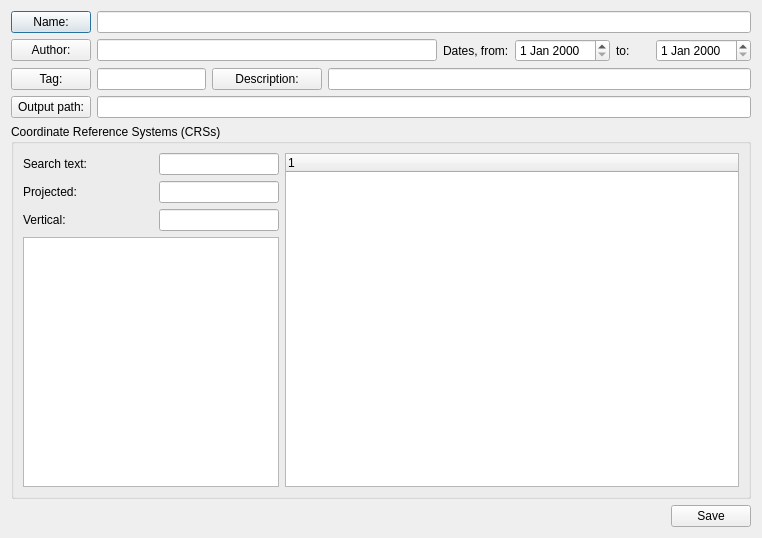
<?xml version="1.0" encoding="UTF-8"?>
<ui version="4.0">
 <class>ProjectDefinitionDialog</class>
 <widget class="QDialog" name="ProjectDefinitionDialog">
  <property name="geometry">
   <rect>
    <x>0</x>
    <y>0</y>
    <width>762</width>
    <height>538</height>
   </rect>
  </property>
  <property name="windowTitle">
   <string>Project definition</string>
  </property>
  <layout class="QGridLayout" name="gridLayout_4">
   <item row="0" column="0">
    <layout class="QGridLayout" name="gridLayout">
     <item row="0" column="0">
      <widget class="QPushButton" name="namePushButton">
       <property name="text">
        <string>Name:</string>
       </property>
      </widget>
     </item>
     <item row="0" column="1" colspan="7">
      <widget class="QLineEdit" name="nameLineEdit">
       <property name="readOnly">
        <bool>true</bool>
       </property>
      </widget>
     </item>
     <item row="1" column="0">
      <widget class="QPushButton" name="authorPushButton">
       <property name="text">
        <string>Author:</string>
       </property>
      </widget>
     </item>
     <item row="1" column="1" colspan="3">
      <widget class="QLineEdit" name="authorLineEdit">
       <property name="minimumSize">
        <size>
         <width>340</width>
         <height>0</height>
        </size>
       </property>
       <property name="readOnly">
        <bool>true</bool>
       </property>
      </widget>
     </item>
     <item row="1" column="4">
      <widget class="QLabel" name="label_4">
       <property name="text">
        <string>Dates, from:</string>
       </property>
      </widget>
     </item>
     <item row="1" column="5">
      <widget class="QDateEdit" name="startDateEdit"/>
     </item>
     <item row="1" column="6">
      <widget class="QLabel" name="label_5">
       <property name="text">
        <string>to:</string>
       </property>
      </widget>
     </item>
     <item row="1" column="7">
      <widget class="QDateEdit" name="finishDateEdit"/>
     </item>
     <item row="2" column="0">
      <widget class="QPushButton" name="tagPushButton">
       <property name="text">
        <string>Tag:</string>
       </property>
      </widget>
     </item>
     <item row="2" column="1">
      <widget class="QLineEdit" name="tagLineEdit">
       <property name="sizePolicy">
        <sizepolicy hsizetype="Minimum" vsizetype="Fixed">
         <horstretch>0</horstretch>
         <verstretch>0</verstretch>
        </sizepolicy>
       </property>
       <property name="readOnly">
        <bool>true</bool>
       </property>
      </widget>
     </item>
     <item row="2" column="2">
      <widget class="QPushButton" name="descriptionPushButton">
       <property name="text">
        <string>Description:</string>
       </property>
      </widget>
     </item>
     <item row="2" column="3" colspan="5">
      <widget class="QLineEdit" name="descriptionLineEdit">
       <property name="readOnly">
        <bool>true</bool>
       </property>
      </widget>
     </item>
     <item row="3" column="0">
      <widget class="QPushButton" name="outputPathPushButton">
       <property name="text">
        <string>Output path:</string>
       </property>
      </widget>
     </item>
     <item row="3" column="1" colspan="7">
      <widget class="QLineEdit" name="outputPathLineEdit">
       <property name="readOnly">
        <bool>true</bool>
       </property>
      </widget>
     </item>
    </layout>
   </item>
   <item row="1" column="0">
    <widget class="QGroupBox" name="groupBox">
     <property name="title">
      <string>Coordinate Reference Systems (CRSs)</string>
     </property>
     <layout class="QGridLayout" name="gridLayout_3">
      <item row="0" column="0">
       <layout class="QHBoxLayout" name="horizontalLayout_2">
        <item>
         <layout class="QGridLayout" name="gridLayout_2">
          <item row="0" column="0">
           <widget class="QLabel" name="label_11">
            <property name="text">
             <string>Search text:</string>
            </property>
           </widget>
          </item>
          <item row="0" column="1">
           <widget class="QLineEdit" name="crsSearchTextLineEdit">
            <property name="sizePolicy">
             <sizepolicy hsizetype="Minimum" vsizetype="Fixed">
              <horstretch>0</horstretch>
              <verstretch>0</verstretch>
             </sizepolicy>
            </property>
            <property name="maximumSize">
             <size>
              <width>120</width>
              <height>16777215</height>
             </size>
            </property>
            <property name="text">
             <string/>
            </property>
           </widget>
          </item>
          <item row="1" column="0">
           <widget class="QLabel" name="label_9">
            <property name="text">
             <string>Projected:</string>
            </property>
           </widget>
          </item>
          <item row="1" column="1">
           <widget class="QLineEdit" name="crsProjectedLineEdit">
            <property name="sizePolicy">
             <sizepolicy hsizetype="Minimum" vsizetype="Fixed">
              <horstretch>0</horstretch>
              <verstretch>0</verstretch>
             </sizepolicy>
            </property>
            <property name="maximumSize">
             <size>
              <width>120</width>
              <height>16777215</height>
             </size>
            </property>
            <property name="readOnly">
             <bool>true</bool>
            </property>
           </widget>
          </item>
          <item row="2" column="0">
           <widget class="QLabel" name="label_10">
            <property name="text">
             <string>Vertical:</string>
            </property>
           </widget>
          </item>
          <item row="2" column="1">
           <widget class="QLineEdit" name="crsVerticalLineEdit">
            <property name="sizePolicy">
             <sizepolicy hsizetype="Minimum" vsizetype="Fixed">
              <horstretch>0</horstretch>
              <verstretch>0</verstretch>
             </sizepolicy>
            </property>
            <property name="maximumSize">
             <size>
              <width>120</width>
              <height>16777215</height>
             </size>
            </property>
            <property name="readOnly">
             <bool>true</bool>
            </property>
           </widget>
          </item>
          <item row="3" column="0" colspan="2">
           <widget class="QTextEdit" name="crsTextEdit">
            <property name="sizePolicy">
             <sizepolicy hsizetype="Minimum" vsizetype="Expanding">
              <horstretch>0</horstretch>
              <verstretch>0</verstretch>
             </sizepolicy>
            </property>
            <property name="minimumSize">
             <size>
              <width>0</width>
              <height>0</height>
             </size>
            </property>
           </widget>
          </item>
         </layout>
        </item>
        <item>
         <widget class="QTreeWidget" name="crsTreeWidget">
          <property name="minimumSize">
           <size>
            <width>0</width>
            <height>0</height>
           </size>
          </property>
          <column>
           <property name="text">
            <string notr="true">1</string>
           </property>
          </column>
         </widget>
        </item>
       </layout>
      </item>
     </layout>
    </widget>
   </item>
   <item row="2" column="0">
    <layout class="QHBoxLayout" name="horizontalLayout">
     <item>
      <spacer name="horizontalSpacer_2">
       <property name="orientation">
        <enum>Qt::Horizontal</enum>
       </property>
       <property name="sizeHint" stdset="0">
        <size>
         <width>628</width>
         <height>20</height>
        </size>
       </property>
      </spacer>
     </item>
     <item>
      <widget class="QPushButton" name="savePushButton">
       <property name="text">
        <string>Save</string>
       </property>
      </widget>
     </item>
    </layout>
   </item>
  </layout>
 </widget>
 <resources/>
 <connections/>
</ui>
